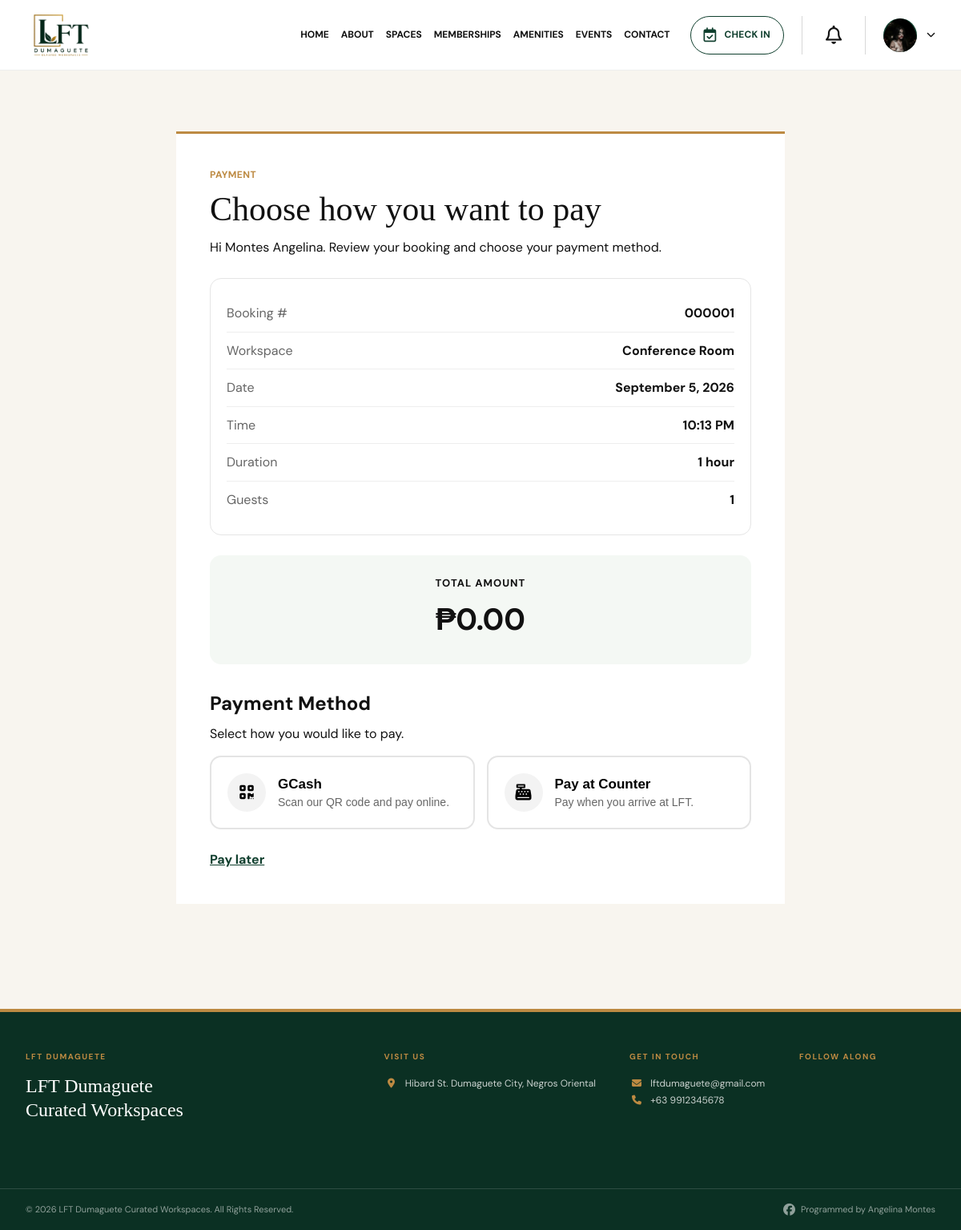
/Payment/index.php?booking=1 (signed in), run on the app's committed database.
### tables this page shows
CREATE TABLE `users` (
  `id` int(10) UNSIGNED NOT NULL,
  `name` varchar(120) NOT NULL,
  `email` varchar(190) NOT NULL,
  `password_hash` varchar(255) NOT NULL,
  `role` enum('customer','staff','admin') NOT NULL DEFAULT 'customer',
  `phone` varchar(40) NOT NULL DEFAULT '',
  `created_at` timestamp NOT NULL DEFAULT current_timestamp(),
  `updated_at` timestamp NOT NULL DEFAULT current_timestamp() ON UPDATE current_timestamp(),
  `profile_image` varchar(255) DEFAULT NULL
);

CREATE TABLE `bookings` (
  `id` int(10) UNSIGNED NOT NULL,
  `user_id` int(10) UNSIGNED NOT NULL,
  `booking_type` enum('booking','walk-in') NOT NULL,
  `space` varchar(160) NOT NULL,
  `space_id` int(10) UNSIGNED DEFAULT NULL,
  `visit_date` date NOT NULL,
  `visit_time` time NOT NULL,
  `duration_minutes` int(10) UNSIGNED NOT NULL DEFAULT 60,
  `guest_count` int(10) UNSIGNED NOT NULL DEFAULT 1,
  `notes` text DEFAULT NULL,
  `status` varchar(40) NOT NULL DEFAULT 'Pending',
  `checked_in_at` datetime DEFAULT NULL,
  `created_at` timestamp NOT NULL DEFAULT current_timestamp(),
  `updated_at` timestamp NOT NULL DEFAULT current_timestamp() ON UPDATE current_timestamp(),
  `total_amount` decimal(10,2) NOT NULL DEFAULT 0.00,
  `payment_status` enum('Unpaid','Pending','Paid','Failed','Refunded') NOT NULL DEFAULT 'Unpaid',
  `payment_reference` varchar(100) DEFAULT NULL,
  `payment_provider` varchar(50) DEFAULT NULL,
  `paid_at` datetime DEFAULT NULL,
  `payment_method` varchar(30) DEFAULT NULL
);

CREATE TABLE `site_settings` (
  `id` tinyint(3) UNSIGNED NOT NULL,
  `website_name` varchar(160) NOT NULL DEFAULT 'LFT Dumaguete',
  `email` varchar(190) NOT NULL DEFAULT 'lftdumaguete@gmail.com',
  `phone` varchar(40) NOT NULL DEFAULT '+63 9912345678',
  `address` varchar(255) NOT NULL DEFAULT 'Hibard St. Dumaguete City, Negros Oriental',
  `facebook` varchar(255) NOT NULL DEFAULT '',
  `instagram` varchar(255) NOT NULL DEFAULT '',
  `updated_at` timestamp NOT NULL DEFAULT current_timestamp() ON UPDATE current_timestamp()
);

### Includes/db.php (called while the page is built, shortened)
<?php
require_once __DIR__ . '/security.php';
function db(): PDO
{
    static $connection;
    if ($connection instanceof PDO) {
        return $connection;
    }
    $host = '127.0.0.1';
    $database = 'lft_dumaguete';
    $username = 'root';
    $password = '';
    $charset = 'utf8mb4';
    $dsn = "mysql:host={$host};dbname={$database};charset={$charset}";
    $connection = new PDO(
        $dsn,
        $username,
        $password,
        [
            PDO::ATTR_ERRMODE => PDO::ERRMODE_EXCEPTION,
            PDO::ATTR_DEFAULT_FETCH_MODE => PDO::FETCH_ASSOC,
            PDO::ATTR_EMULATE_PREPARES => false,
        ]
    );
    return $connection;
}
function currentUser(): ?array
{
    $statement = db()->prepare(
        'SELECT id, name, email, phone, role, profile_image, created_at
         FROM users
         WHERE id = ?'
    );
    $statement->execute([(int) $_SESSION['user_id']]);
    return $statement->fetch() ?: null;
}
function requireUser(): array
{
    $user = currentUser();
    return $user;
}
function e(string|int|float|null $value): string
{
    return htmlspecialchars((string) $value, ENT_QUOTES, 'UTF-8');
}

### Includes/security.php (called while the page is built, shortened)
<?php
function startUserSession(): void
{
    if (session_status() === PHP_SESSION_ACTIVE) return;
    $secure = (!empty($_SERVER['HTTPS']) && $_SERVER['HTTPS'] !== 'off')
        || (($_SERVER['HTTP_X_FORWARDED_PROTO'] ?? '') === 'https');
}

### Payment/index.php (the view, shortened to what this page needs)
<?php
require '../Includes/db.php';
$user = requireUser();
$connection = db();
$bookingId = (int)($_GET['booking'] ?? $_POST['booking_id'] ?? 0);
$statement = $connection->prepare(
    'SELECT *
     FROM bookings
     WHERE id = ?
     AND user_id = ?
     LIMIT 1'
);
$statement->execute([
    $bookingId,
    $user['id']
]);
$booking = $statement->fetch(PDO::FETCH_ASSOC);
$currentPage = 'PAYMENT';
require '../Includes/header.php';
?>
<main>
<section class="auth-section">
<div class="booking-card payment-card">
    <p class="section-label">
        PAYMENT
    </p>
    <h1>
        Choose how you want to pay
    </h1>
    <p>
        Hi <?= e($user['name']) ?>.
        Review your booking and choose your payment method.
    </p>
    <div class="payment-booking-summary">
        <div class="summary-row">
            <span>Booking #</span>
            <strong>
                <?= str_pad(
                    (string)$booking['id'],
                    6,
                    '0',
                    STR_PAD_LEFT
                ) ?>
            </strong>
        </div>
        <div class="summary-row">
            <span>Workspace</span>
            <strong>
                <?= e($booking['space']) ?>
            </strong>
        </div>
        <div class="summary-row">
            <span>Date</span>
            <strong>
                <?= date(
                    'F j, Y',
                    strtotime($booking['visit_date'])
                ) ?>
            </strong>
        </div>
        <div class="summary-row">
            <span>Time</span>
            <strong>
                <?= date(
                    'g:i A',
                    strtotime($booking['visit_time'])
                ) ?>
            </strong>
        </div>
        <div class="summary-row">
            <span>Duration</span>
            <strong>
                <?php
                $hours =
                    (int)$booking['duration_minutes'] / 60;
                ?>
                <?= rtrim(
                    rtrim(
                        number_format($hours, 1),
                        '0'
                    ),
                    '.'
                ) ?>
                hour<?= $hours == 1 ? '' : 's' ?>
            </strong>
        </div>
        <div class="summary-row">
            <span>Guests</span>
            <strong>
                <?= (int)$booking['guest_count'] ?>
            </strong>
        </div>
    </div>
    <div class="payment-total-box">
        <span>
            TOTAL AMOUNT
        </span>
        <strong>
            ₱<?= number_format(
                (float)$booking['total_amount'],
                2
            ) ?>
        </strong>
    </div>
    <div class="payment-method-title">
        <h2>
            Payment Method
        </h2>
        <p>
            Select how you would like to pay.
        </p>
    </div>
    <div class="payment-method-grid">
        <button
            type="button"
            class="payment-method-card"
            id="gcashOption"
        >
            <div class="payment-icon">
                <i class="fa-solid fa-qrcode"></i>
            </div>
            <div>
                <strong>
                    GCash
                </strong>
                <p>
                    Scan our QR code and pay online.
                </p>
            </div>
        </button>
        <button
            type="button"
            class="payment-method-card"
            id="counterOption"
        >
            <div class="payment-icon">
                <i class="fa-solid fa-cash-register"></i>
            </div>
            <div>
                <strong>
                    Pay at Counter
                </strong>
                <p>
                    Pay when you arrive at LFT.
                </p>
            </div>
        </button>
    </div>
    <a
        href="../Dashboard/index.php"
        class="text-link"
    >
        Pay later
    </a>
</div>
</section>
</main>
<?php require '../Includes/footer.php'; ?>

### Includes/header.php (shortened to what this page needs)
<?php
require_once __DIR__ . '/db.php';
$basePath = ($currentPage ?? 'HOME') === 'HOME'
    ? ''
    : '../';
$loggedInUser = currentUser();
$customerFirstName = '';
$customerInitial = '';
$customerProfileImage = '';
if (
    $loggedInUser
    && ($loggedInUser['role'] ?? '') === 'customer'
) {
    $nameParts = preg_split(
        '/\s+/',
        trim($loggedInUser['name'] ?? '')
    );
    $customerFirstName =
        $nameParts[0]
        ?? ($loggedInUser['name'] ?? 'Customer');
    $customerInitial =
        strtoupper(
            substr(
                $customerFirstName,
                0,
                1
            )
        );
    if (
        !empty(
            $loggedInUser['profile_image']
        )
    ) {
        $savedProfileImage =
            trim(
                $loggedInUser['profile_image']
            );
        if (
            str_starts_with(
                $savedProfileImage,
                'assets/'
            )
        ) {
            $customerProfileImage =
                $basePath
                . ltrim(
                    $savedProfileImage,
                    '/'
                );
        } else {
            $customerProfileImage =
                $basePath
                . 'assets/uploads/profiles/'
                . basename(
                    $savedProfileImage
                );
        }
    }
}
$assetVersion = '20260906-1';
?>
<!DOCTYPE html>
<html lang="en">
<head>
    <link
        rel="stylesheet"
        href="<?= $basePath ?>assets/css/style.css?v=<?= $assetVersion ?>"
    >
    <link
        rel="stylesheet"
        href="<?= $basePath ?>assets/css/portal.css?v=<?= $assetVersion ?>"
    >
    <link
        rel="stylesheet"
        href="https://cdnjs.cloudflare.com/ajax/libs/font-awesome/6.5.2/css/all.min.css"
    >
</head>
<body>
<header
    class="
        site-header
        <?= (
            $loggedInUser
            && ($loggedInUser['role'] ?? '') === 'customer'
        )
            ? 'customer-header'
            : ''
        ?>
    "
>
    <div class="container nav-container">
        <a
            href="<?= $basePath ?>index.php"
            class="logo"
        >
            <img
                src="<?= $basePath ?>assets/images/Logo.png"
                alt="LFT Dumaguete"
            >
        </a>
        <nav
            class="main-nav"
            id="mainNav"
        >
            <a
                href="<?= $basePath ?>index.php"
                class="<?= ($currentPage ?? '') === 'HOME'
                    ? 'active'
                    : ''
                ?>"
            >
                HOME
            </a>
            <a
                href="<?= $basePath ?>About/index.php"
                class="<?= ($currentPage ?? '') === 'ABOUT'
                    ? 'active'
                    : ''
                ?>"
            >
                ABOUT
            </a>
            <a
                href="<?= $basePath ?>Spaces/index.php"
                class="<?= ($currentPage ?? '') === 'SPACES'
                    ? 'active'
                    : ''
                ?>"
            >
                SPACES
            </a>
            <a
                href="<?= $basePath ?>Membership/index.php"
                class="<?= ($currentPage ?? '') === 'MEMBERSHIPS'
                    ? 'active'
                    : ''
                ?>"
            >
                MEMBERSHIPS
            </a>
            <a
                href="<?= $basePath ?>Amenities/index.php"
                class="<?= ($currentPage ?? '') === 'AMENITIES'
                    ? 'active'
                    : ''
                ?>"
            >
                AMENITIES
            </a>
            <a
                href="<?= $basePath ?>Events/index.php"
                class="<?= ($currentPage ?? '') === 'EVENTS'
                    ? 'active'
                    : ''
                ?>"
            >
                EVENTS
            </a>
            <a
                href="<?= $basePath ?>Contact/index.php"
                class="<?= ($currentPage ?? '') === 'CONTACT'
                    ? 'active'
                    : ''
                ?>"
            >
                CONTACT
            </a>
            <?php if ($loggedInUser): ?>
                <?php if (
                    ($loggedInUser['role'] ?? '') === 'customer'
                ): ?>
                    <div class="customer-header-actions">
                        <a
                            href="<?= $basePath ?>Booking/index.php?type=walk-in"
                            class="customer-checkin-button"
                        >
                            <i
                                class="fa-regular fa-calendar-check"
                                aria-hidden="true"
                            ></i>
                            <span>
                                CHECK IN
                            </span>
                        </a>
                        <details class="customer-notification-menu">
                            <summary
                                aria-label="Notifications"
                            >
                                <i
                                    class="fa-regular fa-bell"
                                    aria-hidden="true"
                                ></i>
                            </summary>
                        </details>
                        <details class="customer-account-menu">
                            <summary>
                                <span
                                    class="customer-avatar"
                                >
                                    <?php if (
                                        $customerProfileImage !== ''
                                    ): ?>
                                        <img
                                            src="<?= e(
                                                $customerProfileImage
                                            ) ?>"
                                            alt="<?= e(
                                                $customerFirstName
                                            ) ?>"
                                        >
                                    <?php else: ?>
                                        <?= e(
                                            $customerInitial
                                        ) ?>
                                    <?php endif; ?>
                                </span>
                                <i
                                    class="fa-solid fa-chevron-down account-chevron"
                                    aria-hidden="true"
                                ></i>
                            </summary>
                        </details>
                    </div>
                <?php endif; ?>
            <?php endif; ?>
        </nav>
    </div>
</header>

### Includes/footer.php (shortened to what this page needs)
<?php
require_once __DIR__ . '/db.php';
$footerSettings = db()->query('SELECT * FROM site_settings WHERE id = 1')->fetch() ?: [];
$footerName = $footerSettings['website_name'] ?? 'LFT Dumaguete';
$footerEmail = $footerSettings['email'] ?? 'lftdumaguete@gmail.com';
$footerPhone = $footerSettings['phone'] ?? '+63 9912345678';
$footerAddress = $footerSettings['address'] ?? 'Hibard St. Dumaguete City, Negros Oriental';
$phoneHref = preg_replace('/[^0-9+]/', '', $footerPhone);
?>
<footer class="site-footer">
    <div class="container footer-container">
        <div class="footer-brand">
            <p class="footer-eyebrow">LFT DUMAGUETE</p>
            <p class="footer-heading"><?= e($footerName) ?><br>Curated Workspaces</p>
        </div>
        <div class="footer-contact">
            <p class="footer-label">Visit us</p>
            <p class="footer-text"><i class="fa-solid fa-location-dot" aria-hidden="true"></i> <?= nl2br(e($footerAddress)) ?></p>
        </div>
        <div class="footer-contact">
            <p class="footer-label">Get in touch</p>
            <a class="footer-text" href="mailto:<?= e($footerEmail) ?>"><i class="fa-solid fa-envelope" aria-hidden="true"></i> <?= e($footerEmail) ?></a>
            <a class="footer-text" href="tel:<?= e($phoneHref) ?>"><i class="fa-solid fa-phone" aria-hidden="true"></i> <?= e($footerPhone) ?></a>
        </div>
        <div class="social-links">
            <p class="footer-label">Follow along</p>
        </div>
    </div>
    <div class="footer-bottom">
        <div class="container footer-copyright">
            © <?= date('Y') ?> <?= e($footerName) ?> Curated Workspaces. All Rights Reserved.
            <a class="programmer-link" href="https://www.facebook.com/angelina.montes.378" target="_blank" rel="noopener noreferrer">
                <i class="fa-brands fa-facebook"></i> Programmed by Angelina Montes
            </a>
        </div>
    </div>
</footer>
</body>
</html>

### data on the page
users: profile_image (picture), name "Montes Angelina"
bookings: id "000001", space "Conference Room", visit_date "September 5, 2026", visit_time "10:13 PM", duration_minutes "1", guest_count "1", total_amount "0.00"
site_settings: website_name "LFT Dumaguete", address "Hibard St. Dumaguete City, Negros Oriental", email "lftdumaguete@gmail.com", phone "+63 9912345678"
